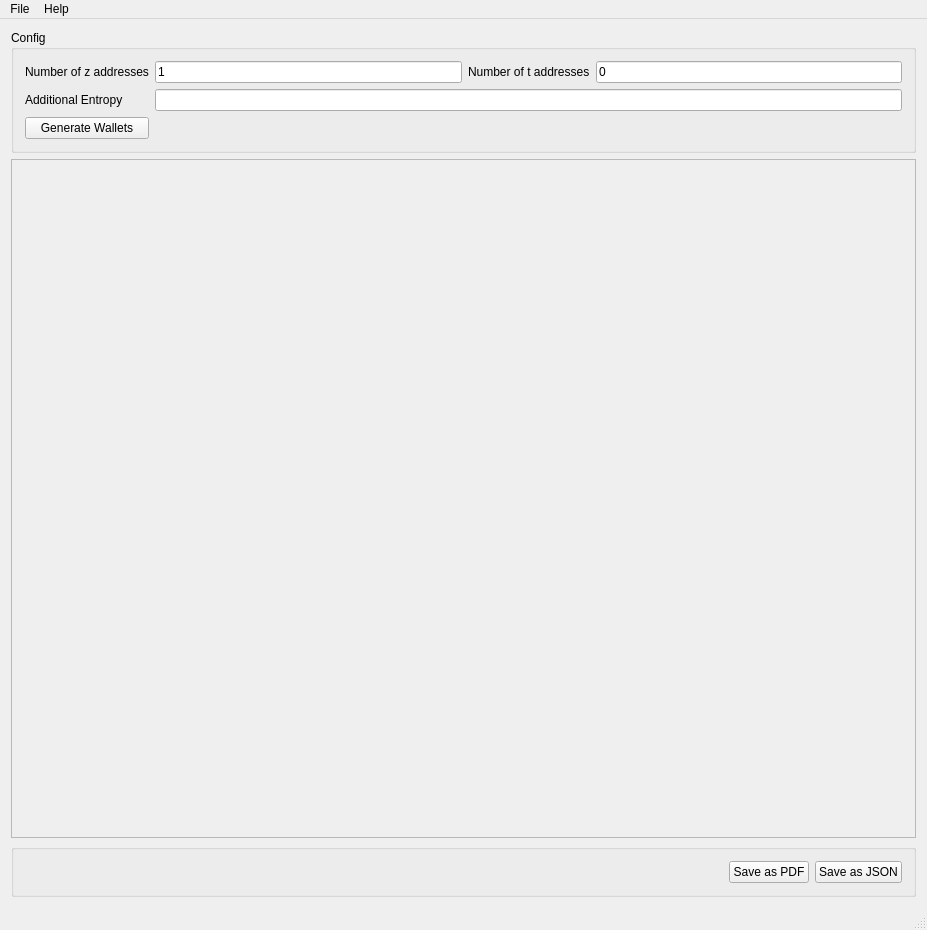
<?xml version="1.0" encoding="UTF-8"?>
<ui version="4.0">
 <class>MainWindow</class>
 <widget class="QMainWindow" name="MainWindow">
  <property name="geometry">
   <rect>
    <x>0</x>
    <y>0</y>
    <width>927</width>
    <height>930</height>
   </rect>
  </property>
  <property name="windowTitle">
   <string>Ycash Sapling Paper Wallet</string>
  </property>
  <widget class="QWidget" name="centralWidget">
   <layout class="QGridLayout" name="gridLayout">
    <item row="2" column="0">
     <widget class="QGroupBox" name="Save">
      <property name="title">
       <string/>
      </property>
      <layout class="QHBoxLayout" name="horizontalLayout">
       <item>
        <spacer name="horizontalSpacer">
         <property name="orientation">
          <enum>Qt::Horizontal</enum>
         </property>
         <property name="sizeHint" stdset="0">
          <size>
           <width>40</width>
           <height>20</height>
          </size>
         </property>
        </spacer>
       </item>
       <item>
        <widget class="QPushButton" name="btnSavePDF">
         <property name="text">
          <string>Save as PDF</string>
         </property>
        </widget>
       </item>
       <item>
        <widget class="QPushButton" name="btnSaveJSON">
         <property name="text">
          <string>Save as JSON</string>
         </property>
        </widget>
       </item>
      </layout>
     </widget>
    </item>
    <item row="0" column="0">
     <widget class="QGroupBox" name="Config">
      <property name="title">
       <string>Config</string>
      </property>
      <layout class="QGridLayout" name="gridLayout_3">
       <item row="1" column="0">
        <widget class="QLabel" name="lblEntropy">
         <property name="text">
          <string>Additional Entropy</string>
         </property>
        </widget>
       </item>
       <item row="0" column="3">
        <widget class="QLineEdit" name="txttaddrs">
         <property name="text">
          <string>0</string>
         </property>
        </widget>
       </item>
       <item row="1" column="1" colspan="3">
        <widget class="QLineEdit" name="txtEntropy"/>
       </item>
       <item row="0" column="0">
        <widget class="QLabel" name="label">
         <property name="text">
          <string>Number of z addresses</string>
         </property>
        </widget>
       </item>
       <item row="0" column="1">
        <widget class="QLineEdit" name="txtzaddrs">
         <property name="text">
          <string>1</string>
         </property>
        </widget>
       </item>
       <item row="2" column="0">
        <widget class="QPushButton" name="btnGenerate">
         <property name="text">
          <string>Generate Wallets</string>
         </property>
        </widget>
       </item>
       <item row="0" column="2">
        <widget class="QLabel" name="label_2">
         <property name="text">
          <string>Number of t addresses</string>
         </property>
        </widget>
       </item>
      </layout>
     </widget>
    </item>
    <item row="1" column="0">
     <widget class="QScrollArea" name="scrollArea">
      <property name="styleSheet">
       <string notr="true"/>
      </property>
      <property name="sizeAdjustPolicy">
       <enum>QAbstractScrollArea::AdjustToContents</enum>
      </property>
      <property name="widgetResizable">
       <bool>true</bool>
      </property>
      <widget class="QWidget" name="scroll">
       <property name="geometry">
        <rect>
         <x>0</x>
         <y>0</y>
         <width>907</width>
         <height>654</height>
        </rect>
       </property>
       <layout class="QVBoxLayout" name="verticalLayout"/>
      </widget>
     </widget>
    </item>
   </layout>
  </widget>
  <widget class="QMenuBar" name="menuBar">
   <property name="geometry">
    <rect>
     <x>0</x>
     <y>0</y>
     <width>927</width>
     <height>22</height>
    </rect>
   </property>
   <widget class="QMenu" name="menuFile">
    <property name="title">
     <string>File</string>
    </property>
    <addaction name="actionSave_as_PDF"/>
    <addaction name="actionSave_as_JSON"/>
    <addaction name="actionExit"/>
   </widget>
   <widget class="QMenu" name="menuHelp">
    <property name="title">
     <string>Help</string>
    </property>
    <addaction name="actionHelp_site"/>
    <addaction name="actionAbout"/>
   </widget>
   <addaction name="menuFile"/>
   <addaction name="menuHelp"/>
  </widget>
  <widget class="QStatusBar" name="statusBar"/>
  <action name="actionHelp_site">
   <property name="text">
    <string>Help site...</string>
   </property>
  </action>
  <action name="actionAbout">
   <property name="text">
    <string>About</string>
   </property>
  </action>
  <action name="actionSave_as_PDF">
   <property name="text">
    <string>Save as PDF</string>
   </property>
  </action>
  <action name="actionSave_as_JSON">
   <property name="text">
    <string>Save as JSON</string>
   </property>
  </action>
  <action name="actionExit">
   <property name="text">
    <string>Exit</string>
   </property>
  </action>
 </widget>
 <layoutdefault spacing="6" margin="11"/>
 <tabstops>
  <tabstop>txtzaddrs</tabstop>
  <tabstop>txttaddrs</tabstop>
  <tabstop>txtEntropy</tabstop>
  <tabstop>btnGenerate</tabstop>
  <tabstop>btnSavePDF</tabstop>
  <tabstop>btnSaveJSON</tabstop>
  <tabstop>scrollArea</tabstop>
 </tabstops>
 <resources/>
 <connections/>
</ui>
